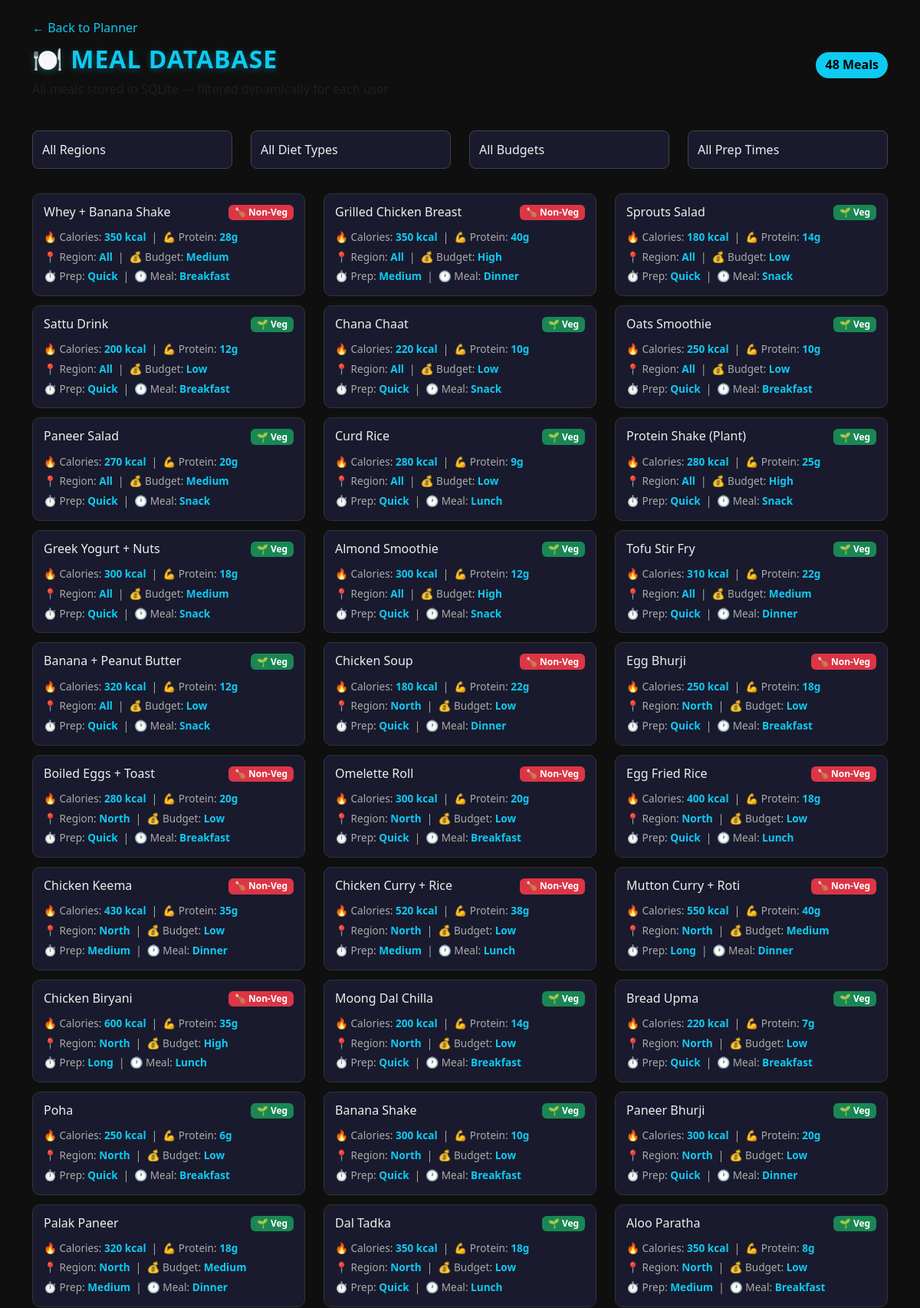
Page /meals (upper part) on the committed database.
### tables this page shows
CREATE TABLE meals (
        id INTEGER PRIMARY KEY AUTOINCREMENT,
        name TEXT NOT NULL,
        calories INTEGER,
        protein INTEGER,
        region TEXT,
        budget TEXT,
        time_pref TEXT,
        diet_type TEXT,
        meal_time TEXT
    );

### app.py (the view)
@app.route('/meals')
def meals():
    conn = sqlite3.connect("fitai.db")
    conn.row_factory = sqlite3.Row
    cursor = conn.cursor()
    cursor.execute("SELECT * FROM meals ORDER BY region, diet_type, calories")
    all_meals = [dict(row) for row in cursor.fetchall()]
    conn.close()
    return render_template('meals.html', meals=all_meals)

### templates/meals.html (shortened to what this page needs)
<!DOCTYPE html>
<html lang="en">
<head>
    <link rel="stylesheet" href="https://cdn.jsdelivr.net/npm/bootstrap@5.3.0/dist/css/bootstrap.min.css">
    <link rel="stylesheet" href="{{ url_for('static', filename='style.css') }}">
</head>
<body>
<div class="container mt-4">
    <div class="d-flex justify-content-between align-items-center mb-4">
        <div>
            <a href="/" class="back-btn">← Back to Planner</a>
            <h2 class="mt-2">🍽️ Meal Database</h2>
            <p class="text-muted">All meals stored in SQLite — filtered dynamically for each user</p>
        </div>
        <span class="count-badge">{{ meals|length }} Meals</span>
    </div>
    <div class="row filter-bar mb-4">
        <div class="col-md-3 mb-2">
            <select id="filterRegion" class="form-select" onchange="filterMeals()">
                <option value="">All Regions</option>
            </select>
        </div>
        <div class="col-md-3 mb-2">
            <select id="filterDiet" class="form-select" onchange="filterMeals()">
                <option value="">All Diet Types</option>
            </select>
        </div>
        <div class="col-md-3 mb-2">
            <select id="filterBudget" class="form-select" onchange="filterMeals()">
                <option value="">All Budgets</option>
            </select>
        </div>
        <div class="col-md-3 mb-2">
            <select id="filterTime" class="form-select" onchange="filterMeals()">
                <option value="">All Prep Times</option>
            </select>
        </div>
    </div>
    <div id="mealList" class="row">
        {% for meal in meals %}
        <div class="col-md-4 meal-item"
             data-region="{{ meal.region }}"
             data-diet="{{ meal.diet_type }}"
             data-budget="{{ meal.budget }}"
             data-time="{{ meal.time_pref }}">
            <div class="meal-card">
                <div class="d-flex justify-content-between align-items-start">
                    <h6 class="mb-1">{{ meal.name | title }}</h6>
                    <span class="badge {{ 'badge-diet-veg' if meal.diet_type == 'veg' else 'badge-diet-nonveg' }}">
                        {{ '🌱 Veg' if meal.diet_type == 'veg' else '🍗 Non-Veg' }}
                    </span>
                </div>
                <div class="stat mt-2">
                    🔥 Calories: <span>{{ meal.calories }} kcal</span> &nbsp;|&nbsp;
                    💪 Protein: <span>{{ meal.protein }}g</span>
                </div>
                <div class="stat mt-1">
                    📍 Region: <span>{{ meal.region | title }}</span> &nbsp;|&nbsp;
                    💰 Budget: <span>{{ meal.budget | title }}</span>
                </div>
                <div class="stat mt-1">
                    ⏱️ Prep: <span>{{ meal.time_pref | title }}</span> &nbsp;|&nbsp;
                    🕐 Meal: <span>{{ meal.meal_time | title if meal.meal_time else 'Any' }}</span>
                </div>
            </div>
        </div>
        {% endfor %}
    </div>
</div>
</body>
</html>

### static/style.css (style rules this page uses)
:root { --primary-color: #007bff; --secondary-color: #6c757d; --dark-bg: #121212; --card-bg: #1e1e1e; --text-light: #f8f9fa; --accent-color: #00d4ff; }
body { background-color: var(--dark-bg); color: var(--text-light); font-family: 'Segoe UI', Tahoma, Geneva, Verdana, sans-serif; line-height: 1.6; }
h2 { font-weight: 700; letter-spacing: 1px; text-transform: uppercase; color: var(--accent-color); text-shadow: 0px 2px 10px rgba(0, 212, 255, 0.3); }
.form-control, .form-select { background-color: #2a2a2a; border: 1px solid #444; color: #fff; border-radius: 8px; padding: 12px; }

### templates/meals.html (style rules this page uses)
body { background: #0f0f0f; color: #eee; }
.meal-card { background: #1a1a2e; border: 1px solid #333; border-radius: 10px; padding: 14px; margin-bottom: 12px; transition: transform 0.2s; }
.badge-diet-veg { background: #198754; }
.badge-diet-nonveg { background: #dc3545; }
.stat { font-size: 0.85rem; color: #aaa; }
.stat span { color: #0dcaf0; font-weight: bold; }
h2 { color: #0dcaf0; }
.filter-bar select { background: #1a1a2e; color: #eee; border-color: #444; }
.back-btn { color: #0dcaf0; text-decoration: none; }
.count-badge { background: #0dcaf0; color: #000; padding: 4px 12px; border-radius: 20px; font-weight: bold; }

### rows in the picture
meals: name "Whey + Banana Shake", diet_type "🍗 Non-Veg", calories "350", protein "28", region "All", budget "Medium", time_pref "Quick", meal_time "Breakfast"
meals: name "Grilled Chicken Breast", diet_type "🍗 Non-Veg", calories "350", protein "40", region "All", budget "High", time_pref "Medium", meal_time "Dinner"
meals: name "Sprouts Salad", diet_type "🌱 Veg", calories "180", protein "14", region "All", budget "Low", time_pref "Quick", meal_time "Snack"
meals: name "Sattu Drink", diet_type "🌱 Veg", calories "200", protein "12", region "All", budget "Low", time_pref "Quick", meal_time "Breakfast"
meals: name "Chana Chaat", diet_type "🌱 Veg", calories "220", protein "10", region "All", budget "Low", time_pref "Quick", meal_time "Snack"
meals: name "Oats Smoothie", diet_type "🌱 Veg", calories "250", protein "10", region "All", budget "Low", time_pref "Quick", meal_time "Breakfast"
meals: name "Paneer Salad", diet_type "🌱 Veg", calories "270", protein "20", region "All", budget "Medium", time_pref "Quick", meal_time "Snack"
meals: name "Curd Rice", diet_type "🌱 Veg", calories "280", protein "9", region "All", budget "Low", time_pref "Quick", meal_time "Lunch"
meals: name "Protein Shake (Plant)", diet_type "🌱 Veg", calories "280", protein "25", region "All", budget "High", time_pref "Quick", meal_time "Snack"
meals: name "Greek Yogurt + Nuts", diet_type "🌱 Veg", calories "300", protein "18", region "All", budget "Medium", time_pref "Quick", meal_time "Snack"
meals: name "Almond Smoothie", diet_type "🌱 Veg", calories "300", protein "12", region "All", budget "High", time_pref "Quick", meal_time "Snack"
meals: name "Tofu Stir Fry", diet_type "🌱 Veg", calories "310", protein "22", region "All", budget "Medium", time_pref "Quick", meal_time "Dinner"
meals: name "Banana + Peanut Butter", diet_type "🌱 Veg", calories "320", protein "12", region "All", budget "Low", time_pref "Quick", meal_time "Snack"
meals: name "Chicken Soup", diet_type "🍗 Non-Veg", calories "180", protein "22", region "North", budget "Low", time_pref "Quick", meal_time "Dinner"
meals: name "Egg Bhurji", diet_type "🍗 Non-Veg", calories "250", protein "18", region "North", budget "Low", time_pref "Quick", meal_time "Breakfast"
meals: name "Boiled Eggs + Toast", diet_type "🍗 Non-Veg", calories "280", protein "20", region "North", budget "Low", time_pref "Quick", meal_time "Breakfast"
meals: name "Omelette Roll", diet_type "🍗 Non-Veg", calories "300", protein "20", region "North", budget "Low", time_pref "Quick", meal_time "Breakfast"
meals: name "Egg Fried Rice", diet_type "🍗 Non-Veg", calories "400", protein "18", region "North", budget "Low", time_pref "Quick", meal_time "Lunch"
meals: name "Chicken Keema", diet_type "🍗 Non-Veg", calories "430", protein "35", region "North", budget "Low", time_pref "Medium", meal_time "Dinner"
meals: name "Chicken Curry + Rice", diet_type "🍗 Non-Veg", calories "520", protein "38", region "North", budget "Low", time_pref "Medium", meal_time "Lunch"
meals: name "Mutton Curry + Roti", diet_type "🍗 Non-Veg", calories "550", protein "40", region "North", budget "Medium", time_pref "Long", meal_time "Dinner"
meals: name "Chicken Biryani", diet_type "🍗 Non-Veg", calories "600", protein "35", region "North", budget "High", time_pref "Long", meal_time "Lunch"
meals: name "Moong Dal Chilla", diet_type "🌱 Veg", calories "200", protein "14", region "North", budget "Low", time_pref "Quick", meal_time "Breakfast"
meals: name "Bread Upma", diet_type "🌱 Veg", calories "220", protein "7", region "North", budget "Low", time_pref "Quick", meal_time "Breakfast"
meals: name "Poha", diet_type "🌱 Veg", calories "250", protein "6", region "North", budget "Low", time_pref "Quick", meal_time "Breakfast"
meals: name "Banana Shake", diet_type "🌱 Veg", calories "300", protein "10", region "North", budget "Low", time_pref "Quick", meal_time "Breakfast"
meals: name "Paneer Bhurji", diet_type "🌱 Veg", calories "300", protein "20", region "North", budget "Low", time_pref "Quick", meal_time "Dinner"
meals: name "Palak Paneer", diet_type "🌱 Veg", calories "320", protein "18", region "North", budget "Medium", time_pref "Medium", meal_time "Dinner"
meals: name "Dal Tadka", diet_type "🌱 Veg", calories "350", protein "18", region "North", budget "Low", time_pref "Quick", meal_time "Lunch"
meals: name "Aloo Paratha", diet_type "🌱 Veg", calories "350", protein "8", region "North", budget "Low", time_pref "Medium", meal_time "Breakfast"

### other values in the picture
{{ meals|length }} "48"
